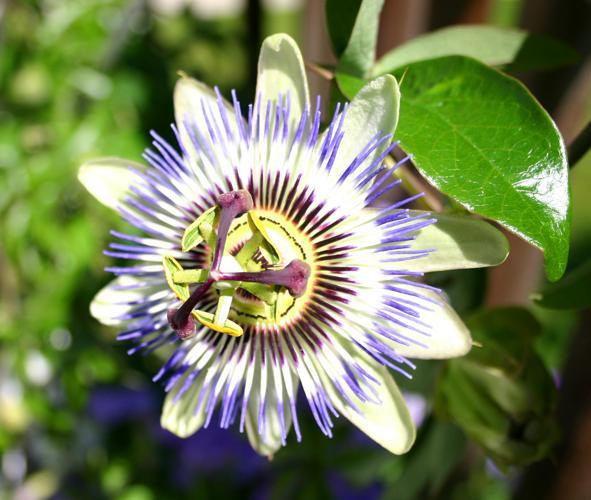
#> input picture img/x/image_00001.jpg, 591 x 500 px; its folder holds only this picture in this run
$ python emboss.py
#> lines starting #> are read from the running program, lines starting #| are printed output that depends on the picture

import cv2
import os
import numpy as np

# Pre process training data
for subdir, dirs, files in os.walk("./img/x"):
    for file in files:
        print(file)
        filepath = subdir + os.sep + file
        img = cv2.imread(filepath)
#> img is the input picture: shape (500, 591, 3); mean B, G, R 88.2, 127.4, 116.4
        # Apply actual emboss effect
        img = cv2.filter2D(img, -1, np.array([
            [0, -1, -1],
            [1, 0, -1],
            [1, 1, 0]]))
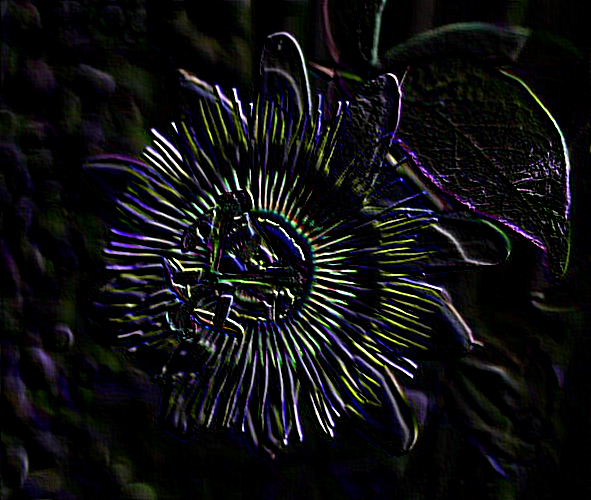
#> img: shape (500, 591, 3); mean B, G, R 17.5, 16.5, 16.3
        cv2.imwrite("./img/y/"+file, img)
